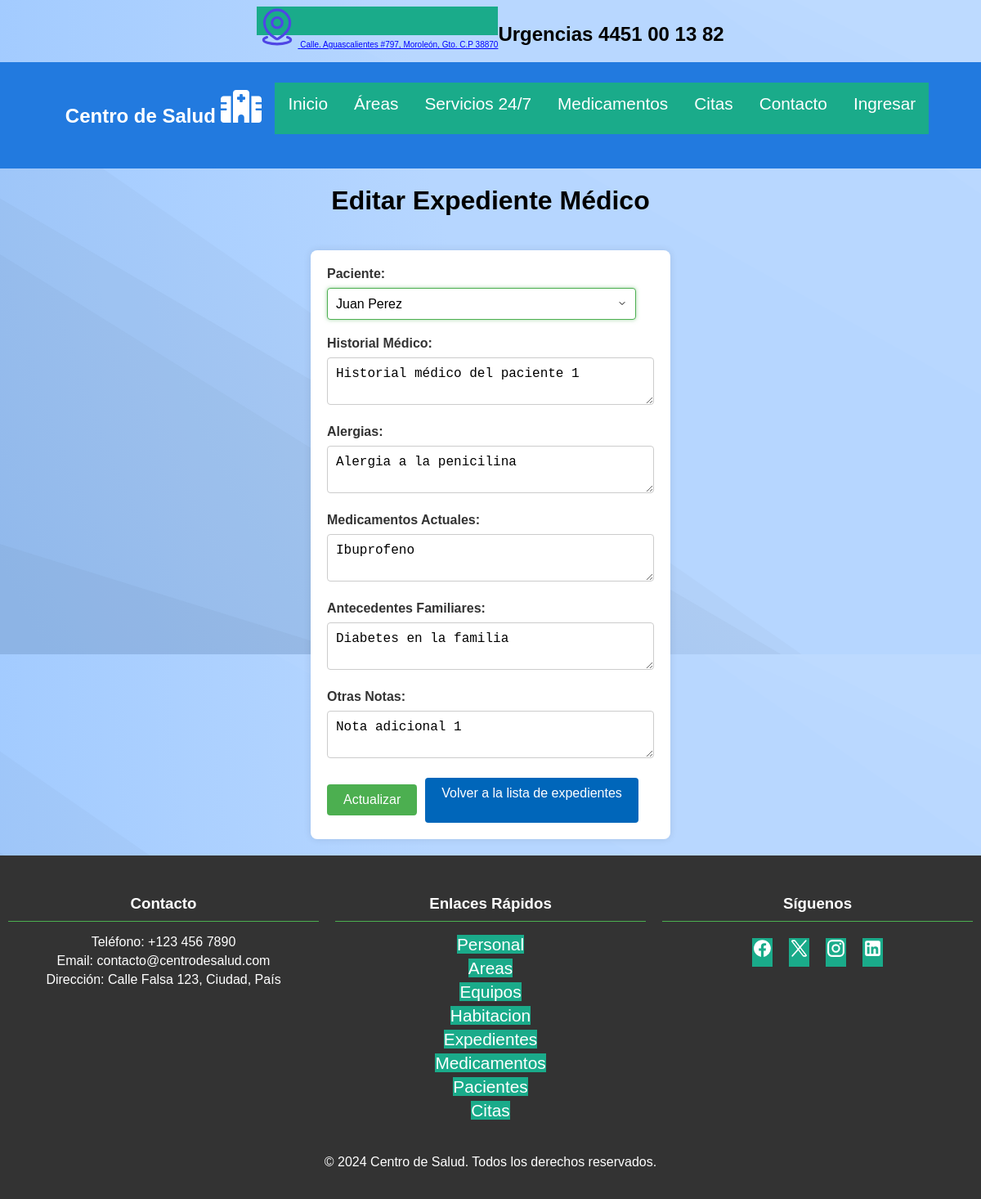
The page /editar_expediente.php?id=1 on the database its author committed.
### tables this page shows
CREATE TABLE Expedientes_Medicos (
    id_expediente INT AUTO_INCREMENT PRIMARY KEY,
    id_paciente INT,
    historial_medico TEXT,
    alergias TEXT,
    medicamentos_actuales TEXT,
    antecedentes_familiares TEXT,
    otras_notas TEXT,
    FOREIGN KEY (id_paciente) REFERENCES Pacientes(id_paciente)
);

### editar_expediente.php (the view, shortened to what this page needs)
<!DOCTYPE html>
<html lang="es">
<head>
    <link rel="stylesheet" href="css/style.css">
</head>
<body>
<?php include 'assets/header.php'; ?>
    <h1>Editar Expediente Médico</h1>
    <?php
    include 'includes/conexion.php';
    $id = $_GET['id'];
    $sql = "SELECT * FROM Expedientes_Medicos WHERE id_expediente = $id";
    $resultado = $conn->query($sql);
    $fila = $resultado->fetch_assoc();
    ?>
    <form action="procesar_editar_expediente.php" method="post">
        <label for="id_paciente">Paciente:</label>
        <select id="id_paciente" name="id_paciente" required>
            <?php
            $sql_pacientes = "SELECT * FROM Pacientes";
            $resultado_pacientes = $conn->query($sql_pacientes);
            while ($fila_paciente = $resultado_pacientes->fetch_assoc()) {
                $selected = ($fila_paciente["id_paciente"] == $fila["id_paciente"]) ? "selected" : "";
                echo "<option value='" . $fila_paciente["id_paciente"] . "' $selected>" . $fila_paciente["nombre"] . " " . $fila_paciente["apellido"] . "</option>";
            }
            ?>
        </select><br>
        <label for="historial_medico">Historial Médico:</label>
        <textarea id="historial_medico" name="historial_medico" required><?php echo $fila['historial_medico']; ?></textarea><br>
        <label for="alergias">Alergias:</label>
        <textarea id="alergias" name="alergias" required><?php echo $fila['alergias']; ?></textarea><br>
        <label for="medicamentos_actuales">Medicamentos Actuales:</label>
        <textarea id="medicamentos_actuales" name="medicamentos_actuales" required><?php echo $fila['medicamentos_actuales']; ?></textarea><br>
        <label for="antecedentes_familiares">Antecedentes Familiares:</label>
        <textarea id="antecedentes_familiares" name="antecedentes_familiares" required><?php echo $fila['antecedentes_familiares']; ?></textarea><br>
        <label for="otras_notas">Otras Notas:</label>
        <textarea id="otras_notas" name="otras_notas" required><?php echo $fila['otras_notas']; ?></textarea><br>
        <div class="inputdiv">
            <input type="submit" value="Actualizar">
            <a href="expedientes_medicos.php">Volver a la lista de expedientes</a>
        </div>
    </form>
</body>
</html>

### css/style.css (style rules this page uses)
body { display: flex; flex-direction: column; min-height: 100vh; justify-content: center; align-items: center; font-family: Arial, sans-serif; margin: 0; }
a { background:#1AAB8A; color:#fff; border:none; position:relative; height:35px; font-size:1.3em; padding:0 0em; cursor:pointer; transition:800ms ease all; outline:none; }
a:before,a:after { content:''; position:absolute; top:0; right:0; height:2px; width:0; background: #1AAB8A; transition:400ms ease all; }
a:after { right:inherit; top:inherit; left:0; bottom:0; }
footer { width: 100%; background-color: #333; color: white; padding: 20px 0; text-align: center; }
footer .container { display: flex; flex-wrap: wrap; justify-content: space-around; max-width: 1366px; margin: 0 auto; }
footer .column { flex: 1; margin: 10px; min-width: 200px; }
footer h3 { border-bottom: 1px solid #4CAF50; padding-bottom: 10px; margin-bottom: 10px; }
footer ul { list-style-type: none; padding: 0; }
footer ul li { margin: 5px 0; }
footer ul li a { color: white; text-decoration: none; }
footer .social-icons { display: flex; justify-content: center; margin: 20px 0; }
footer .social-icons a { color: white; text-decoration: none; margin: 0 10px; font-size: 24px; }
form { font-family: Arial, sans-serif; background-color: #fff; padding: 20px; border-radius: 8px; box-shadow: 0 0 10px rgba(0, 0, 0, 0.1); width: 100%; max-width: 400px; margin: 20px; }
form label { display: block; margin-bottom: 8px; font-weight: bold; color: #333; }
form input[type="email"], form input[type="password"], form input[type="datetime-local"], form input[type="text"], form input[type="number"], form input[type="file"], form select, form textarea { width: calc(100% - 22px); padding: 10px; margin-bottom: 20px; border: 1px solid #ccc; border-radius: 4px; font-size: 16px; }
form select { appearance: none; background-color: #fff; background-size: 12px; }
form select:required, form textarea:focus { border-color: #4CAF50; box-shadow: 0 0 5px rgba(76, 175, 80, 0.5); outline: none; }
.inputdiv { display: flex; align-items: center; gap: 10px; }
input[type="submit"], .inputdiv a { padding: 10px 20px; text-decoration: none; color: #fff; background-color: #4CAF50; border: none; border-radius: 4px; cursor: pointer; font-size: 16px; text-align: center; }
.inputdiv a { background-color: #0066ba; }
form textarea { resize: vertical; }

### rows shown on the page
expedientes_medicos: historial_medico "Historial médico del paciente 1", alergias "Alergia a la penicilina", medicamentos_actuales "Ibuprofeno", antecedentes_familiares "Diabetes en la familia", otras_notas "Nota adicional 1"

### other values the page prints
form field id_paciente "Juan Perez"
